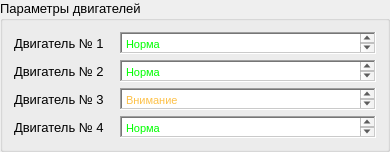
                <widget class="QGroupBox" name="groupBox_7">
                 <property name="font">
                  <font>
                   <pointsize>10</pointsize>
                  </font>
                 </property>
                 <property name="title">
                  <string>Параметры двигателей</string>
                 </property>
                 <layout class="QVBoxLayout" name="verticalLayout_8">
                  <item>
                   <layout class="QHBoxLayout" name="horizontalLayout_21">
                    <item>
                     <widget class="QLabel" name="label_15">
                      <property name="minimumSize">
                       <size>
                        <width>100</width>
                        <height>0</height>
                       </size>
                      </property>
                      <property name="text">
                       <string>Двигатель № 1</string>
                      </property>
                     </widget>
                    </item>
                    <item>
                     <widget class="QTextEdit" name="textEdit_2">
                      <property name="maximumSize">
                       <size>
                        <width>16777215</width>
                        <height>22</height>
                       </size>
                      </property>
                      <property name="frameShape">
                       <enum>QFrame::WinPanel</enum>
                      </property>
                      <property name="frameShadow">
                       <enum>QFrame::Sunken</enum>
                      </property>
                      <property name="html">
                       <string>&lt;!DOCTYPE HTML PUBLIC &quot;-//W3C//DTD HTML 4.0//EN&quot; &quot;http://www.w3.org/TR/REC-html40/strict.dtd&quot;&gt;
&lt;html&gt;&lt;head&gt;&lt;meta name=&quot;qrichtext&quot; content=&quot;1&quot; /&gt;&lt;meta charset=&quot;utf-8&quot; /&gt;&lt;style type=&quot;text/css&quot;&gt;
p, li { white-space: pre-wrap; }
hr { height: 1px; border-width: 0; }
li.unchecked::marker { content: &quot;\2610&quot;; }
li.checked::marker { content: &quot;\2612&quot;; }
&lt;/style&gt;&lt;/head&gt;&lt;body style=&quot; font-family:'Segoe UI'; font-size:10pt; font-weight:400; font-style:normal;&quot;&gt;
&lt;p style=&quot; margin-top:0px; margin-bottom:0px; margin-left:0px; margin-right:0px; -qt-block-indent:0; text-indent:0px;&quot;&gt;&lt;span style=&quot; font-family:'MS Shell Dlg 2'; font-size:8.25pt; color:#00ff00;&quot;&gt;Норма&lt;/span&gt;&lt;/p&gt;&lt;/body&gt;&lt;/html&gt;</string>
                      </property>
                     </widget>
                    </item>
                   </layout>
                  </item>
                  <item>
                   <layout class="QHBoxLayout" name="horizontalLayout_22">
                    <item>
                     <widget class="QLabel" name="label_16">
                      <property name="minimumSize">
                       <size>
                        <width>100</width>
                        <height>0</height>
                       </size>
                      </property>
                      <property name="text">
                       <string>Двигатель № 2</string>
                      </property>
                     </widget>
                    </item>
                    <item>
                     <widget class="QTextEdit" name="textEdit_3">
                      <property name="maximumSize">
                       <size>
                        <width>16777215</width>
                        <height>22</height>
                       </size>
                      </property>
                      <property name="frameShape">
                       <enum>QFrame::WinPanel</enum>
                      </property>
                      <property name="frameShadow">
                       <enum>QFrame::Sunken</enum>
                      </property>
                      <property name="html">
                       <string>&lt;!DOCTYPE HTML PUBLIC &quot;-//W3C//DTD HTML 4.0//EN&quot; &quot;http://www.w3.org/TR/REC-html40/strict.dtd&quot;&gt;
&lt;html&gt;&lt;head&gt;&lt;meta name=&quot;qrichtext&quot; content=&quot;1&quot; /&gt;&lt;meta charset=&quot;utf-8&quot; /&gt;&lt;style type=&quot;text/css&quot;&gt;
p, li { white-space: pre-wrap; }
hr { height: 1px; border-width: 0; }
li.unchecked::marker { content: &quot;\2610&quot;; }
li.checked::marker { content: &quot;\2612&quot;; }
&lt;/style&gt;&lt;/head&gt;&lt;body style=&quot; font-family:'Segoe UI'; font-size:10pt; font-weight:400; font-style:normal;&quot;&gt;
&lt;p style=&quot; margin-top:0px; margin-bottom:0px; margin-left:0px; margin-right:0px; -qt-block-indent:0; text-indent:0px;&quot;&gt;&lt;span style=&quot; font-family:'MS Shell Dlg 2'; font-size:8.25pt; color:#00ff00;&quot;&gt;Норма&lt;/span&gt;&lt;/p&gt;&lt;/body&gt;&lt;/html&gt;</string>
                      </property>
                     </widget>
                    </item>
                   </layout>
                  </item>
                  <item>
                   <layout class="QHBoxLayout" name="horizontalLayout_23">
                    <item>
                     <widget class="QLabel" name="label_17">
                      <property name="minimumSize">
                       <size>
                        <width>100</width>
                        <height>0</height>
                       </size>
                      </property>
                      <property name="text">
                       <string>Двигатель № 3</string>
                      </property>
                     </widget>
                    </item>
                    <item>
                     <widget class="QTextEdit" name="textEdit_4">
                      <property name="maximumSize">
                       <size>
                        <width>16777215</width>
                        <height>22</height>
                       </size>
                      </property>
                      <property name="frameShape">
                       <enum>QFrame::WinPanel</enum>
                      </property>
                      <property name="frameShadow">
                       <enum>QFrame::Sunken</enum>
                      </property>
                      <property name="html">
                       <string>&lt;!DOCTYPE HTML PUBLIC &quot;-//W3C//DTD HTML 4.0//EN&quot; &quot;http://www.w3.org/TR/REC-html40/strict.dtd&quot;&gt;
&lt;html&gt;&lt;head&gt;&lt;meta name=&quot;qrichtext&quot; content=&quot;1&quot; /&gt;&lt;meta charset=&quot;utf-8&quot; /&gt;&lt;style type=&quot;text/css&quot;&gt;
p, li { white-space: pre-wrap; }
hr { height: 1px; border-width: 0; }
li.unchecked::marker { content: &quot;\2610&quot;; }
li.checked::marker { content: &quot;\2612&quot;; }
&lt;/style&gt;&lt;/head&gt;&lt;body style=&quot; font-family:'Segoe UI'; font-size:10pt; font-weight:400; font-style:normal;&quot;&gt;
&lt;p style=&quot; margin-top:0px; margin-bottom:0px; margin-left:0px; margin-right:0px; -qt-block-indent:0; text-indent:0px;&quot;&gt;&lt;span style=&quot; font-family:'MS Shell Dlg 2'; font-size:8.25pt; color:#fdc149;&quot;&gt;Внимание&lt;/span&gt;&lt;/p&gt;&lt;/body&gt;&lt;/html&gt;</string>
                      </property>
                     </widget>
                    </item>
                   </layout>
                  </item>
                  <item>
                   <layout class="QHBoxLayout" name="horizontalLayout_24">
                    <item>
                     <widget class="QLabel" name="label_18">
                      <property name="minimumSize">
                       <size>
                        <width>100</width>
                        <height>0</height>
                       </size>
                      </property>
                      <property name="text">
                       <string>Двигатель № 4</string>
                      </property>
                     </widget>
                    </item>
                    <item>
                     <widget class="QTextEdit" name="textEdit_5">
                      <property name="maximumSize">
                       <size>
                        <width>16777215</width>
                        <height>22</height>
                       </size>
                      </property>
                      <property name="frameShape">
                       <enum>QFrame::WinPanel</enum>
                      </property>
                      <property name="frameShadow">
                       <enum>QFrame::Sunken</enum>
                      </property>
                      <property name="html">
                       <string>&lt;!DOCTYPE HTML PUBLIC &quot;-//W3C//DTD HTML 4.0//EN&quot; &quot;http://www.w3.org/TR/REC-html40/strict.dtd&quot;&gt;
&lt;html&gt;&lt;head&gt;&lt;meta name=&quot;qrichtext&quot; content=&quot;1&quot; /&gt;&lt;meta charset=&quot;utf-8&quot; /&gt;&lt;style type=&quot;text/css&quot;&gt;
p, li { white-space: pre-wrap; }
hr { height: 1px; border-width: 0; }
li.unchecked::marker { content: &quot;\2610&quot;; }
li.checked::marker { content: &quot;\2612&quot;; }
&lt;/style&gt;&lt;/head&gt;&lt;body style=&quot; font-family:'Segoe UI'; font-size:10pt; font-weight:400; font-style:normal;&quot;&gt;
&lt;p style=&quot; margin-top:0px; margin-bottom:0px; margin-left:0px; margin-right:0px; -qt-block-indent:0; text-indent:0px;&quot;&gt;&lt;span style=&quot; font-family:'MS Shell Dlg 2'; font-size:8.25pt; color:#00ff00;&quot;&gt;Норма&lt;/span&gt;&lt;/p&gt;&lt;/body&gt;&lt;/html&gt;</string>
                      </property>
                     </widget>
                    </item>
                   </layout>
                  </item>
                 </layout>
                </widget>
